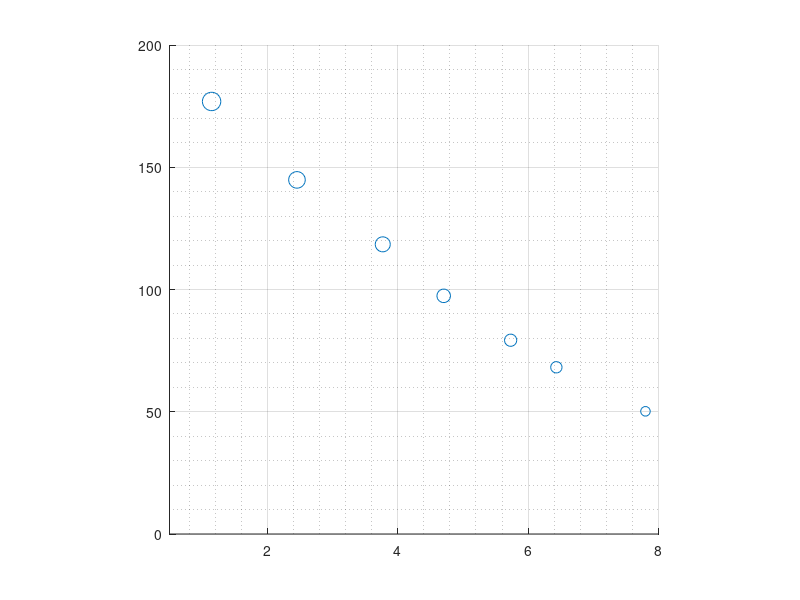

Here is the MATLAB script that generated this plot:
%% Customizing Axes
% Instructions are in the task pane to the left. Complete and submit each task one at a time.
% This code sets up the activity.
rng(100);
x1 = (1:13) + rand(1,13);
y1 = 10+(x1-14).^2 + 5*rand(1,13);
%% Task 1
scatter(x1,y1,y1)
%% Task 2
xlim([0.5 8])
%% Task 3
grid on
%% Task 4
grid minor
%% Task 5
axis square